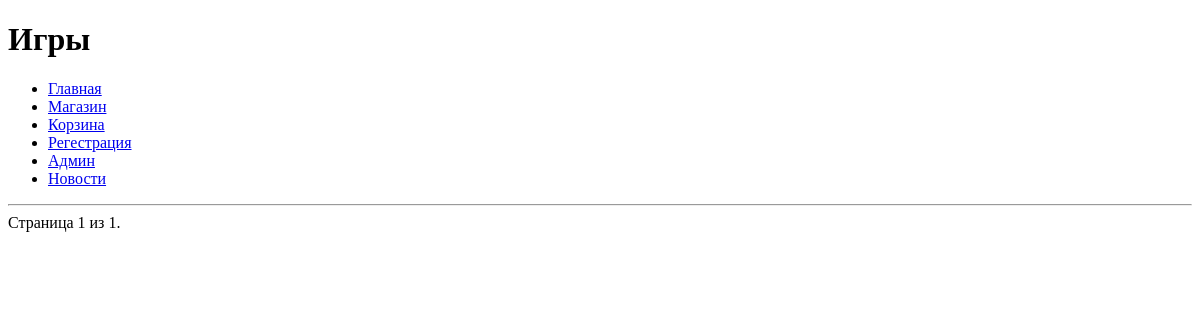
The page /news/ on the database as committed earlier.
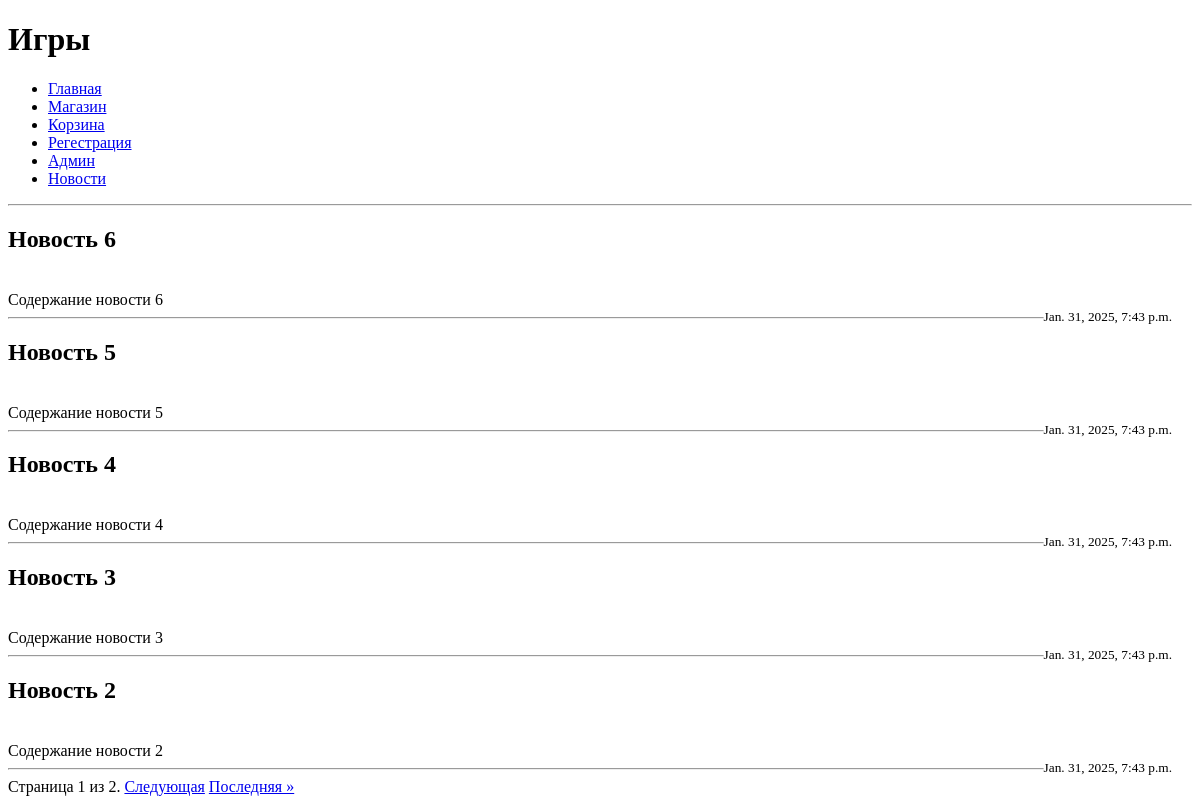
The same page on the database as committed later.
### task1/models.py (models this page shows, shortened)
class News(models.Model):
    title = models.CharField(max_length=200)
    content = models.TextField()
    date = models.DateTimeField(auto_now_add=True)

### task1/views.py (the view)
# urls.py: path('news/', news_view, name='news'),
def news_view(request):
    news_list = News.objects.all().order_by('-date')
    paginator = Paginator(news_list, 5)
    page_number = request.GET.get('page')
    news = paginator.get_page(page_number)
    return render(request, 'task1/news.html', {'news': news})

### templates/task1/news.html (shortened to what this page needs)
{% extends "task1/menu.html" %}
{% block pagename %}<h1>Игры</h1>{% endblock %}
{% block menu %}{{ block.super }}{% endblock %}
{% block content %}
    <hr>
    {% for new in news %}
        <h2>{{ new.title }}</h2>
        <br>
        {{ new.content }}
        <br>
        <small style="float: right; margin-right: 20px;">{{ new.date }}</small>
        <hr>
    {% endfor %}
    <div class="pagination">
        <span class="step-links">
            <span class="current">
                Страница {{ news.number }} из {{ news.paginator.num_pages }}.
            </span>
            {% if news.has_next %}
                <a href="?page={{ news.next_page_number }}">Следующая</a>
                <a href="?page={{ news.paginator.num_pages }}">Последняя &raquo;</a>
            {% endif %}
        </span>
    </div>
{% endblock %}

Rows that differ between the two databases and show on the page:
added News: title "Новость 6", content "Содержание новости 6", date "Jan. 31, 2025, 7:43 p.m."
added News: title "Новость 5", content "Содержание новости 5", date "Jan. 31, 2025, 7:43 p.m."
added News: title "Новость 4", content "Содержание новости 4", date "Jan. 31, 2025, 7:43 p.m."
added News: title "Новость 3", content "Содержание новости 3", date "Jan. 31, 2025, 7:43 p.m."
added News: title "Новость 2", content "Содержание новости 2", date "Jan. 31, 2025, 7:43 p.m."
Other text that changed with them:
{{ news.paginator.num_pages }}: "1" → "2"
text now shown: "Следующая Последняя »"
